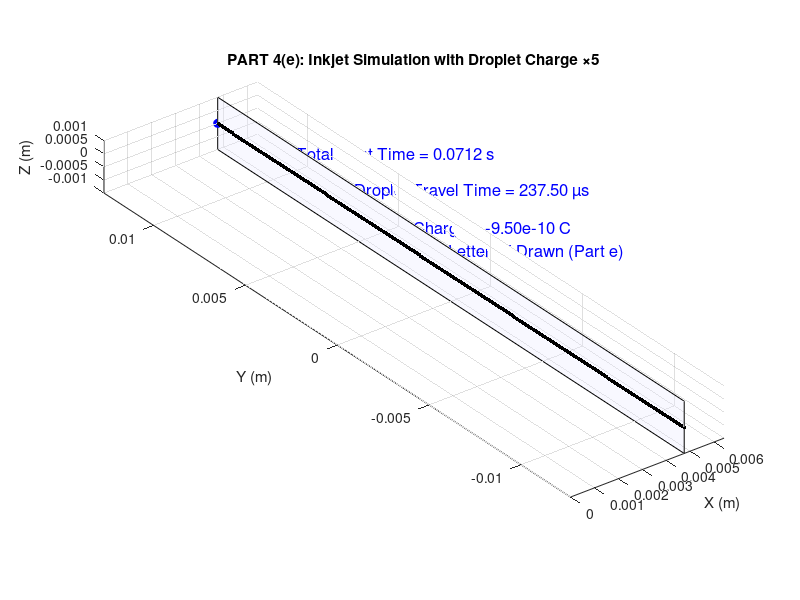

This figure's MATLAB source:
%--------------------------------------------------------------
% PART 4(e): Drawing a Vertical Line "I"
% Droplet charge is FIVEFOLD increased
% But V = 0 so deflection is unchanged → same trajectory
%--------------------------------------------------------------
clear; clc; close all;

%------------------- Given Parameters -------------------------
v = 20;                 % horizontal velocity (m/s)
L1 = 0.5e-3;            % m
L2 = 1.25e-3;           % m
D  = 3e-3;              % m

q_original = -1.9e-10;       % C
q_new = 5 * q_original;      % fivefold increase

% Total flight distance
L_total = L1 + L2 + D;

% Travel time
t_travel = L_total / v;      % 237.5 microseconds
fprintf("Droplet travel time = %.2f microseconds\n", t_travel*1e6);

%------------------- Printing Parameters ----------------------
dpi = 300;
spacing = 0.0254 / dpi;      % 84.67 µm
line_length = 25.4e-3;       % 1 inch

N = round(line_length / spacing);    % 300 droplets
dt_fire = t_travel;
total_time = N * dt_fire;

fprintf("Total time to draw I = %.4f seconds\n", total_time);
fprintf("New droplet charge = %.2e C\n", q_new);

%------------------- Figure Setup -----------------------------
figure('Color','w');
hold on; grid on; axis equal;
xlabel('X (m)'); ylabel('Y (m)'); zlabel('Z (m)');
title('PART 4(e): Inkjet Simulation with Droplet Charge ×5');

xlim([0 L_total * 1.35]);
ylim([-line_length/2 line_length/2]);
zlim([-1e-3 1e-3]);

% Paper plane
paperX = L_total;
fill3([paperX paperX paperX paperX], ...
     [-line_length/2 line_length/2 line_length/2 -line_length/2], ...
     [-1e-3 -1e-3 1e-3 1e-3], [0.9 0.9 1], 'FaceAlpha', 0.3);

%------------------- Right-Side Text --------------------------
textX = L_total * 1.18;

text(textX, line_length/2 * 0.75, 0, ...
    sprintf("Total Print Time = %.4f s", total_time), ...
    'FontSize',12, 'Color','b');

text(textX, line_length/2 * 0.50, 0, ...
    sprintf("Droplet Travel Time = %.2f µs", t_travel*1e6), ...
    'FontSize',12, 'Color','b');

text(textX, line_length/2 * 0.25, 0, ...
    sprintf("Charge = %.2e C", q_new), ...
    'FontSize',12, 'Color','b');

text(textX, line_length/2 * 0.10, 0, ...
    'Letter "I" Drawn (Part e)', ...
    'FontSize',12, 'Color','b');

%------------------- Droplet Initialization -------------------
droplet = plot3(0,0,0,'bo','MarkerFaceColor','b','MarkerSize',6);
drawnow;

% Y positions for droplets
y_points = linspace(-line_length/2, line_length/2, N);

%------------------- Simulation Loop --------------------------
tic;

for i = 1:N

    y_final = y_points(i);

    t_local = linspace(0, t_travel, 12);
    x = v * t_local;
    y = y_final * ones(size(t_local));
    z = zeros(size(t_local));

    % Animate droplet flight
    for k = 1:length(t_local)
        set(droplet,'XData',x(k),'YData',y(k),'ZData',z(k));
        drawnow limitrate;
    end

    % Print droplet on paper
    plot3(paperX, y_final, 0, 'k.', 'MarkerSize', 10);
    drawnow limitrate;

    % Real-time pacing
    elapsed = toc;
    target = i * dt_fire;
    if elapsed < target
        pause(target - elapsed);
    end
end

hold off;
